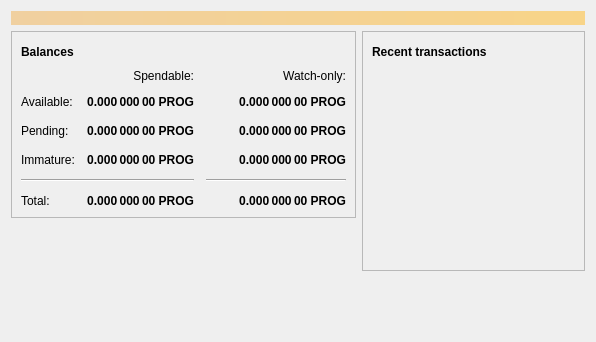
<?xml version="1.0" encoding="UTF-8"?>
<ui version="4.0">
 <class>OverviewPage</class>
 <widget class="QWidget" name="OverviewPage">
  <property name="geometry">
   <rect>
    <x>0</x>
    <y>0</y>
    <width>596</width>
    <height>342</height>
   </rect>
  </property>
  <property name="windowTitle">
   <string>Form</string>
  </property>
  <layout class="QVBoxLayout" name="topLayout">
   <item>
    <widget class="QLabel" name="labelAlerts">
     <property name="visible">
      <bool>false</bool>
     </property>
     <property name="styleSheet">
      <string notr="true">QLabel { background-color: qlineargradient(x1: 0, y1: 0, x2: 1, y2: 0, stop:0 #F0D0A0, stop:1 #F8D488); color:#000000; }</string>
     </property>
     <property name="wordWrap">
      <bool>true</bool>
     </property>
     <property name="margin">
      <number>3</number>
     </property>
     <property name="textInteractionFlags">
      <set>Qt::TextSelectableByMouse</set>
     </property>
    </widget>
   </item>
   <item>
    <layout class="QHBoxLayout" name="horizontalLayout" stretch="1,1">
     <item>
      <layout class="QVBoxLayout" name="verticalLayout_2">
       <item>
        <widget class="QFrame" name="frame">
         <property name="frameShape">
          <enum>QFrame::StyledPanel</enum>
         </property>
         <property name="frameShadow">
          <enum>QFrame::Raised</enum>
         </property>
         <layout class="QVBoxLayout" name="verticalLayout_4">
          <item>
           <layout class="QHBoxLayout" name="horizontalLayout_4">
            <item>
             <widget class="QLabel" name="label_5">
              <property name="font">
               <font>
                <weight>75</weight>
                <bold>true</bold>
               </font>
              </property>
              <property name="text">
               <string>Balances</string>
              </property>
             </widget>
            </item>
            <item>
             <widget class="QPushButton" name="labelWalletStatus">
              <property name="enabled">
               <bool>true</bool>
              </property>
              <property name="maximumSize">
               <size>
                <width>30</width>
                <height>16777215</height>
               </size>
              </property>
              <property name="toolTip">
               <string>The displayed information may be out of date. Your wallet automatically synchronizes with the Progress network after a connection is established, but this process has not completed yet.</string>
              </property>
              <property name="text">
               <string/>
              </property>
              <property name="icon">
               <iconset resource="../bitcoin.qrc">
                <normaloff>:/icons/warning</normaloff>
                <disabledoff>:/icons/warning</disabledoff>:/icons/warning</iconset>
              </property>
              <property name="iconSize">
               <size>
                <width>24</width>
                <height>24</height>
               </size>
              </property>
              <property name="flat">
               <bool>true</bool>
              </property>
             </widget>
            </item>
            <item>
             <spacer name="horizontalSpacer_3">
              <property name="orientation">
               <enum>Qt::Horizontal</enum>
              </property>
              <property name="sizeHint" stdset="0">
               <size>
                <width>40</width>
                <height>20</height>
               </size>
              </property>
             </spacer>
            </item>
           </layout>
          </item>
          <item>
           <layout class="QGridLayout" name="gridLayout">
            <property name="spacing">
             <number>12</number>
            </property>
            <item row="2" column="2">
             <widget class="QLabel" name="labelWatchPending">
              <property name="font">
               <font>
                <weight>75</weight>
                <bold>true</bold>
               </font>
              </property>
              <property name="cursor">
               <cursorShape>IBeamCursor</cursorShape>
              </property>
              <property name="toolTip">
               <string>Unconfirmed transactions to watch-only addresses</string>
              </property>
              <property name="text">
               <string notr="true">0.000 000 00 PROG</string>
              </property>
              <property name="alignment">
               <set>Qt::AlignRight|Qt::AlignTrailing|Qt::AlignVCenter</set>
              </property>
              <property name="textInteractionFlags">
               <set>Qt::LinksAccessibleByMouse|Qt::TextSelectableByKeyboard|Qt::TextSelectableByMouse</set>
              </property>
             </widget>
            </item>
            <item row="2" column="1">
             <widget class="QLabel" name="labelUnconfirmed">
              <property name="font">
               <font>
                <weight>75</weight>
                <bold>true</bold>
               </font>
              </property>
              <property name="cursor">
               <cursorShape>IBeamCursor</cursorShape>
              </property>
              <property name="toolTip">
               <string>Total of transactions that have yet to be confirmed, and do not yet count toward the spendable balance</string>
              </property>
              <property name="text">
               <string notr="true">0.000 000 00 PROG</string>
              </property>
              <property name="alignment">
               <set>Qt::AlignRight|Qt::AlignTrailing|Qt::AlignVCenter</set>
              </property>
              <property name="textInteractionFlags">
               <set>Qt::LinksAccessibleByMouse|Qt::TextSelectableByKeyboard|Qt::TextSelectableByMouse</set>
              </property>
             </widget>
            </item>
            <item row="3" column="2">
             <widget class="QLabel" name="labelWatchImmature">
              <property name="font">
               <font>
                <weight>75</weight>
                <bold>true</bold>
               </font>
              </property>
              <property name="cursor">
               <cursorShape>IBeamCursor</cursorShape>
              </property>
              <property name="toolTip">
               <string>Mined balance in watch-only addresses that has not yet matured</string>
              </property>
              <property name="text">
               <string notr="true">0.000 000 00 PROG</string>
              </property>
              <property name="alignment">
               <set>Qt::AlignRight|Qt::AlignTrailing|Qt::AlignVCenter</set>
              </property>
              <property name="textInteractionFlags">
               <set>Qt::LinksAccessibleByMouse|Qt::TextSelectableByKeyboard|Qt::TextSelectableByMouse</set>
              </property>
             </widget>
            </item>
            <item row="4" column="0" colspan="2">
             <widget class="Line" name="line">
              <property name="orientation">
               <enum>Qt::Horizontal</enum>
              </property>
             </widget>
            </item>
            <item row="4" column="2">
             <widget class="Line" name="lineWatchBalance">
              <property name="sizePolicy">
               <sizepolicy hsizetype="Preferred" vsizetype="Fixed">
                <horstretch>0</horstretch>
                <verstretch>0</verstretch>
               </sizepolicy>
              </property>
              <property name="minimumSize">
               <size>
                <width>140</width>
                <height>0</height>
               </size>
              </property>
              <property name="orientation">
               <enum>Qt::Horizontal</enum>
              </property>
             </widget>
            </item>
            <item row="5" column="0">
             <widget class="QLabel" name="labelTotalText">
              <property name="text">
               <string>Total:</string>
              </property>
             </widget>
            </item>
            <item row="3" column="1">
             <widget class="QLabel" name="labelImmature">
              <property name="font">
               <font>
                <weight>75</weight>
                <bold>true</bold>
               </font>
              </property>
              <property name="cursor">
               <cursorShape>IBeamCursor</cursorShape>
              </property>
              <property name="toolTip">
               <string>Mined balance that has not yet matured</string>
              </property>
              <property name="text">
               <string notr="true">0.000 000 00 PROG</string>
              </property>
              <property name="alignment">
               <set>Qt::AlignRight|Qt::AlignTrailing|Qt::AlignVCenter</set>
              </property>
              <property name="textInteractionFlags">
               <set>Qt::LinksAccessibleByMouse|Qt::TextSelectableByKeyboard|Qt::TextSelectableByMouse</set>
              </property>
             </widget>
            </item>
            <item row="2" column="3">
             <spacer name="horizontalSpacer_2">
              <property name="orientation">
               <enum>Qt::Horizontal</enum>
              </property>
              <property name="sizeHint" stdset="0">
               <size>
                <width>40</width>
                <height>20</height>
               </size>
              </property>
             </spacer>
            </item>
            <item row="3" column="0">
             <widget class="QLabel" name="labelImmatureText">
              <property name="text">
               <string>Immature:</string>
              </property>
             </widget>
            </item>
            <item row="5" column="1">
             <widget class="QLabel" name="labelTotal">
              <property name="font">
               <font>
                <weight>75</weight>
                <bold>true</bold>
               </font>
              </property>
              <property name="cursor">
               <cursorShape>IBeamCursor</cursorShape>
              </property>
              <property name="toolTip">
               <string>Your current total balance</string>
              </property>
              <property name="text">
               <string notr="true">0.000 000 00 PROG</string>
              </property>
              <property name="alignment">
               <set>Qt::AlignRight|Qt::AlignTrailing|Qt::AlignVCenter</set>
              </property>
              <property name="textInteractionFlags">
               <set>Qt::LinksAccessibleByMouse|Qt::TextSelectableByKeyboard|Qt::TextSelectableByMouse</set>
              </property>
             </widget>
            </item>
            <item row="5" column="2">
             <widget class="QLabel" name="labelWatchTotal">
              <property name="font">
               <font>
                <weight>75</weight>
                <bold>true</bold>
               </font>
              </property>
              <property name="cursor">
               <cursorShape>IBeamCursor</cursorShape>
              </property>
              <property name="toolTip">
               <string>Current total balance in watch-only addresses</string>
              </property>
              <property name="text">
               <string notr="true">0.000 000 00 PROG</string>
              </property>
              <property name="alignment">
               <set>Qt::AlignRight|Qt::AlignTrailing|Qt::AlignVCenter</set>
              </property>
              <property name="textInteractionFlags">
               <set>Qt::LinksAccessibleByMouse|Qt::TextSelectableByKeyboard|Qt::TextSelectableByMouse</set>
              </property>
             </widget>
            </item>
            <item row="0" column="2">
             <widget class="QLabel" name="labelWatchonly">
              <property name="text">
               <string>Watch-only:</string>
              </property>
              <property name="alignment">
               <set>Qt::AlignRight|Qt::AlignTrailing|Qt::AlignVCenter</set>
              </property>
             </widget>
            </item>
            <item row="1" column="0">
             <widget class="QLabel" name="labelBalanceText">
              <property name="text">
               <string>Available:</string>
              </property>
             </widget>
            </item>
            <item row="1" column="1">
             <widget class="QLabel" name="labelBalance">
              <property name="font">
               <font>
                <weight>75</weight>
                <bold>true</bold>
               </font>
              </property>
              <property name="cursor">
               <cursorShape>IBeamCursor</cursorShape>
              </property>
              <property name="toolTip">
               <string>Your current spendable balance</string>
              </property>
              <property name="text">
               <string notr="true">0.000 000 00 PROG</string>
              </property>
              <property name="alignment">
               <set>Qt::AlignRight|Qt::AlignTrailing|Qt::AlignVCenter</set>
              </property>
              <property name="textInteractionFlags">
               <set>Qt::LinksAccessibleByMouse|Qt::TextSelectableByKeyboard|Qt::TextSelectableByMouse</set>
              </property>
             </widget>
            </item>
            <item row="1" column="2">
             <widget class="QLabel" name="labelWatchAvailable">
              <property name="font">
               <font>
                <weight>75</weight>
                <bold>true</bold>
               </font>
              </property>
              <property name="cursor">
               <cursorShape>IBeamCursor</cursorShape>
              </property>
              <property name="toolTip">
               <string>Your current balance in watch-only addresses</string>
              </property>
              <property name="text">
               <string notr="true">0.000 000 00 PROG</string>
              </property>
              <property name="alignment">
               <set>Qt::AlignRight|Qt::AlignTrailing|Qt::AlignVCenter</set>
              </property>
              <property name="textInteractionFlags">
               <set>Qt::LinksAccessibleByMouse|Qt::TextSelectableByKeyboard|Qt::TextSelectableByMouse</set>
              </property>
             </widget>
            </item>
            <item row="2" column="0">
             <widget class="QLabel" name="labelPendingText">
              <property name="text">
               <string>Pending:</string>
              </property>
             </widget>
            </item>
            <item row="0" column="1">
             <widget class="QLabel" name="labelSpendable">
              <property name="text">
               <string>Spendable:</string>
              </property>
              <property name="alignment">
               <set>Qt::AlignRight|Qt::AlignTrailing|Qt::AlignVCenter</set>
              </property>
             </widget>
            </item>
           </layout>
          </item>
         </layout>
        </widget>
       </item>
       <item>
        <spacer name="verticalSpacer">
         <property name="orientation">
          <enum>Qt::Vertical</enum>
         </property>
         <property name="sizeHint" stdset="0">
          <size>
           <width>20</width>
           <height>40</height>
          </size>
         </property>
        </spacer>
       </item>
      </layout>
     </item>
     <item>
      <layout class="QVBoxLayout" name="verticalLayout_3">
       <item>
        <widget class="QFrame" name="frame_2">
         <property name="frameShape">
          <enum>QFrame::StyledPanel</enum>
         </property>
         <property name="frameShadow">
          <enum>QFrame::Raised</enum>
         </property>
         <layout class="QVBoxLayout" name="verticalLayout">
          <item>
           <layout class="QHBoxLayout" name="horizontalLayout_2">
            <item>
             <widget class="QLabel" name="label_4">
              <property name="font">
               <font>
                <weight>75</weight>
                <bold>true</bold>
               </font>
              </property>
              <property name="text">
               <string>Recent transactions</string>
              </property>
             </widget>
            </item>
            <item>
             <widget class="QPushButton" name="labelTransactionsStatus">
              <property name="enabled">
               <bool>true</bool>
              </property>
              <property name="maximumSize">
               <size>
                <width>30</width>
                <height>16777215</height>
               </size>
              </property>
              <property name="toolTip">
               <string>The displayed information may be out of date. Your wallet automatically synchronizes with the Progress network after a connection is established, but this process has not completed yet.</string>
              </property>
              <property name="text">
               <string/>
              </property>
              <property name="icon">
               <iconset resource="../bitcoin.qrc">
                <normaloff>:/icons/warning</normaloff>
                <disabledoff>:/icons/warning</disabledoff>:/icons/warning</iconset>
              </property>
              <property name="iconSize">
               <size>
                <width>24</width>
                <height>24</height>
               </size>
              </property>
              <property name="flat">
               <bool>true</bool>
              </property>
             </widget>
            </item>
            <item>
             <spacer name="horizontalSpacer">
              <property name="orientation">
               <enum>Qt::Horizontal</enum>
              </property>
              <property name="sizeHint" stdset="0">
               <size>
                <width>40</width>
                <height>20</height>
               </size>
              </property>
             </spacer>
            </item>
           </layout>
          </item>
          <item>
           <widget class="QListView" name="listTransactions">
            <property name="styleSheet">
             <string notr="true">QListView { background: transparent; }</string>
            </property>
            <property name="frameShape">
             <enum>QFrame::NoFrame</enum>
            </property>
            <property name="verticalScrollBarPolicy">
             <enum>Qt::ScrollBarAlwaysOff</enum>
            </property>
            <property name="horizontalScrollBarPolicy">
             <enum>Qt::ScrollBarAlwaysOff</enum>
            </property>
            <property name="selectionMode">
             <enum>QAbstractItemView::NoSelection</enum>
            </property>
           </widget>
          </item>
         </layout>
        </widget>
       </item>
       <item>
        <spacer name="verticalSpacer_2">
         <property name="orientation">
          <enum>Qt::Vertical</enum>
         </property>
         <property name="sizeHint" stdset="0">
          <size>
           <width>20</width>
           <height>40</height>
          </size>
         </property>
        </spacer>
       </item>
      </layout>
     </item>
    </layout>
   </item>
  </layout>
 </widget>
 <resources/>
 <connections/>
</ui>
